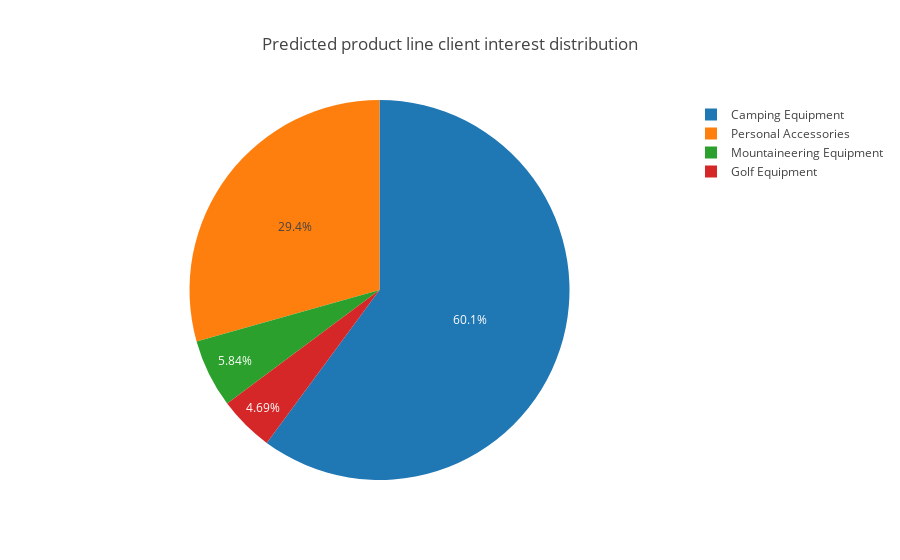

This figure's notebook cell:
### Code cell
cumulative_stats = predictions_pdf.groupby(['predictedLabel']).count()
product_data = [go.Pie(labels=cumulative_stats.index, values=cumulative_stats['GENDER'])]
product_layout = go.Layout(title='Predicted product line client interest distribution')

fig = go.Figure(data=product_data, layout=product_layout)
iplot(fig)

### Figure 1 — Plotly figure (JSON) as saved in the notebook; plotly's stock layout.template omitted (floating-point values rounded to 4 significant figures)
{"data": [{"type": "pie", "labels": ["Camping Equipment", "Golf Equipment", "Mountaineering Equipment", "Personal Accessories"], "values": [731, 57, 71, 357]}], "layout": {"title": "Predicted product line client interest distribution"}}
